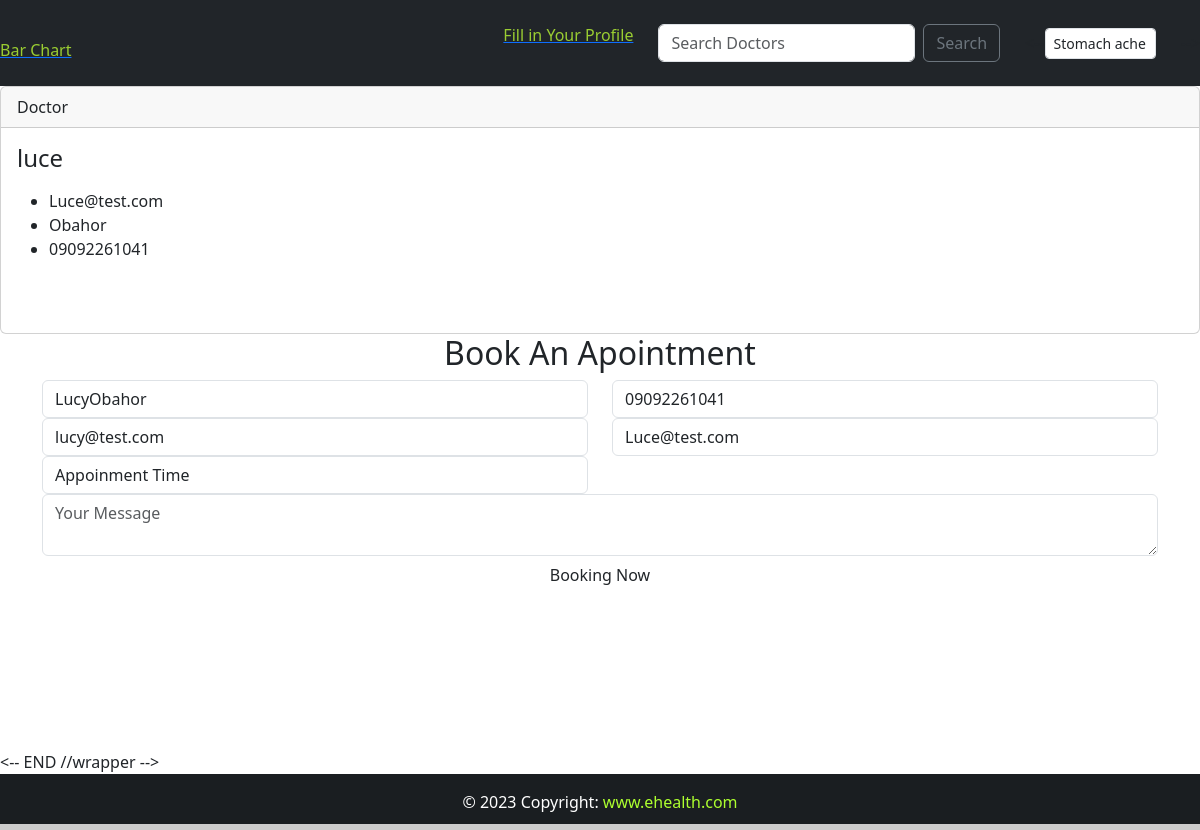
/show_doc/2 (signed in), run on the app's committed database.
### users/models.py (models this page shows)
class User(AbstractBaseUser, PermissionsMixin):
    email = models.EmailField(db_index=True, unique=True, max_length=254)
    username = None
    first_name = models.CharField(max_length=248)
    last_name = models.CharField(max_length=255)
    mobile = models.CharField(max_length=50)
    date_of_birth = models.DateField(max_length=50, null=True)
    gender = models.CharField(max_length=50, null=True)
    is_physician = models.BooleanField(default=False)
    is_active = models.BooleanField(default=True)
    objects = CustomUserManager()
    USERNAME_FIELD = 'email'
    REQUIRED_FIELD = []

### users/views.py (the view)
# urls.py: path('show_doc/<doc_id>', show_doc, name="show-doc"),
def show_doc(request, doc_id):
    doctor = User.objects.get(pk=doc_id)
    user = request.user
    return render(request, 'users/show_doc.html', {'doctor': doctor, 'user': user})

### users/templates/users/show_doc.html (shortened to what this page needs)
{% extends 'users/base.html' %}
{% block content %}
	<div class="card">
	  	<div class="card-header">
	    Doctor
	  	</div>
	  	<div class="card-body">
	    <h4 class="card-title">{{ doctor.first_name }}</h4>
		    <p class="card-text">
			    <ul>
					<li>{{ doctor.email }}</li>
					<li>{{ doctor.last_name }}</li>
					<li>{{ doctor.mobile }}</li>
				</ul>
				<br>
		    </p>
	  	</div>
	</div>
  <section class="book-an-appointment-area section-padding-100 bg-img bg-gradient-overlay jarallax clearfix" ;>
    <div class="container">
      <div class="row">
        <div class="col-12">
          <div class="section-heading text-center white">
            <h2>Book An Apointment</h2>
          </div>
        </div>
      </div>
      <div class="row">
        <div class="col-12">
          <div class="appointment-form">
            <form action="{% url 'appointment' %}" method="post">
              <div class="row">
                <div class="col-md-6">
                  <div class="form-group mb-30">
                    <input type="text" value={{user.first_name}}{{user.last_name}} name="your-name" class="form-control" placeholder="Your Name" required>
                  </div>
                </div>
                <div class="col-md-6">
                  <div class="form-group mb-30">
                    <input type="text" value={{user.mobile}} name="your-phone" class="form-control" placeholder="Your Phone" required>
                  </div>
                </div>
                <div class="col-md-6">
                  <div class="form-group mb-30">
                    <input type="email" value={{user.email}} name="your-email" class="form-control" placeholder="Your Email" required>
                  </div>
                </div>
                <div class="col-md-6">
                  <div class="form-group mb-30">
                    <input type="email" value={{ doctor.email }} name="doc-email" class="form-control" placeholder="Doctor's Email" required>
                  </div>
                </div>
                <div class="col-md-6">
                  <div class="form-group mb-30">
                    <select required name="your-schedule" class="form-control">
                      <option value="First Choice Appoinment Time">Appoinment Time</option>
                    </select>
                  </div>
                </div>
                <div class="col-12">
                  <div class="form-group mb-30">
                    <textarea name="your-message" class="form-control" placeholder="Your Message"></textarea>
                  </div>
                </div>
                <div class="col-12 text-center">
                  <button type="submit" class="btn dento-btn">Booking Now</button>
                </div>
              </div>
            </form>
          </div>
        </div>
      </div>
    </div>
  </section>
{% endblock %}

### users/static/css/style2.css (style rules this page uses)
html, body { height: 100%; margin: 0; max-width: 100%; }

### data on the page
User: first_name "luce", email "Luce@test.com", last_name "Obahor", mobile "09092261041", doc-email "Luce@test.com"
User: your-name "LucyObahor", your-phone "09092261041", your-email "lucy@test.com"
